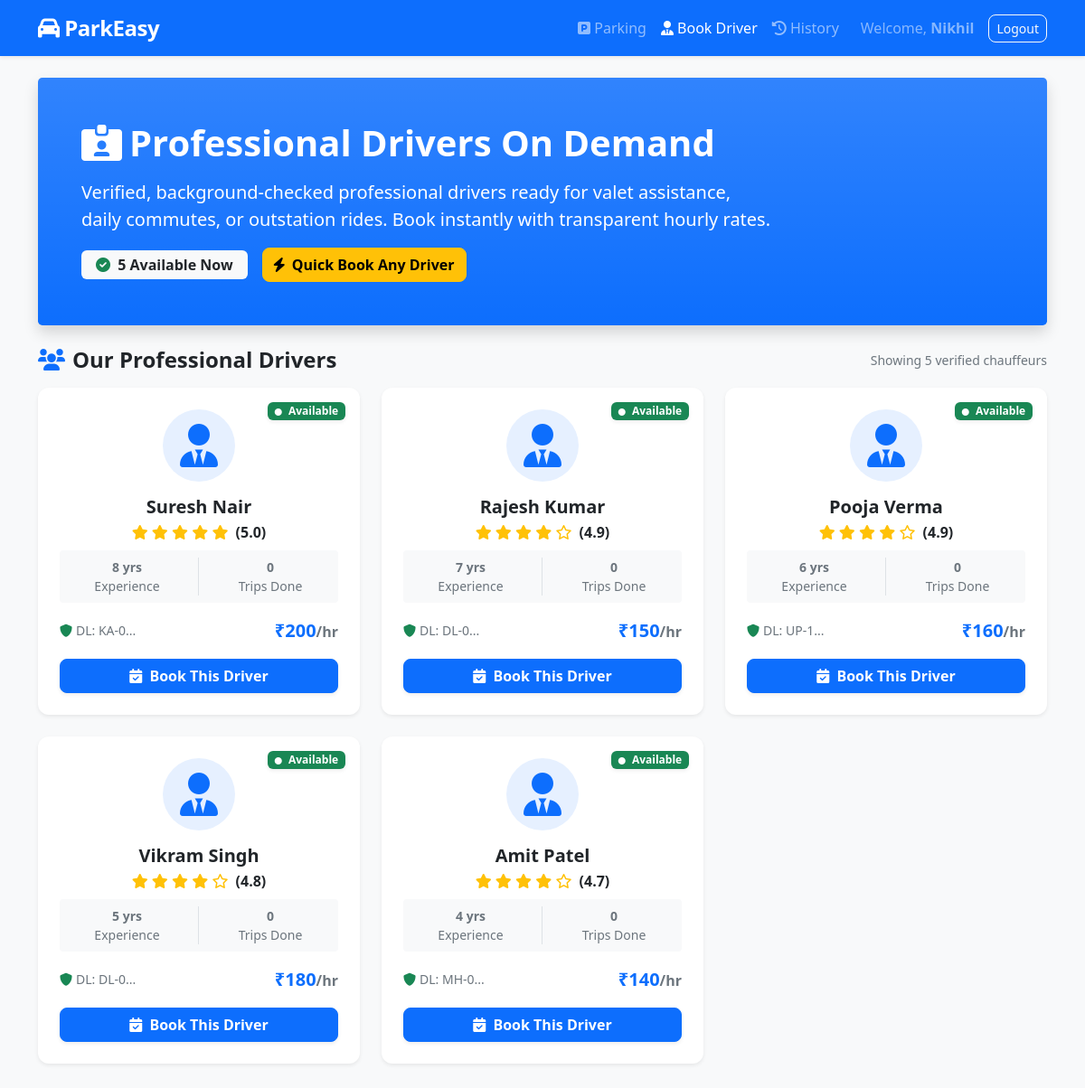
Page /user/drivers (signed in) on the committed database.
### tables this page shows
CREATE TABLE drivers (
                   id INTEGER PRIMARY KEY AUTOINCREMENT,
                   name TEXT NOT NULL,
                   phone TEXT UNIQUE NOT NULL,
                   license_number TEXT UNIQUE NOT NULL,
                   experience_years INTEGER NOT NULL DEFAULT 1,
                   rating REAL NOT NULL DEFAULT 4.8,
                   hourly_rate REAL NOT NULL DEFAULT 150.0,
                   status TEXT CHECK(status IN ('available', 'busy', 'inactive')) NOT NULL DEFAULT 'available',
                   created_at TIMESTAMP DEFAULT CURRENT_TIMESTAMP
    );

### controllers/user_controller.py (the view)
@app.route('/user/drivers')
def user_drivers():
    if 'user_id' not in session or session.get('role') != 'user':
        return redirect(url_for('login'))
    conn = get_db_connection()
    drivers = conn.execute('''
        SELECT d.*,
               (SELECT COUNT(*) FROM driver_bookings WHERE driver_id = d.id AND status = 'completed') as total_trips
        FROM drivers d
        WHERE d.status != 'inactive'
        ORDER BY (d.status = 'available') DESC, d.rating DESC
    ''').fetchall()
    available_count = conn.execute("SELECT COUNT(*) as count FROM drivers WHERE status = 'available'").fetchone()['count']
    conn.close()
    return render_template('user_drivers.html', drivers=drivers, available_count=available_count)

### app.py (called while the page is built)
def get_db_connection():
    conn = sqlite3.connect(DATABASE)
    conn.row_factory = sqlite3.Row
    conn.execute("PRAGMA foreign_keys = ON;")
    return conn

### templates/user_drivers.html (shortened to what this page needs)
<!DOCTYPE html>
<html lang="en">
<head>
    <link href="https://cdn.jsdelivr.net/npm/bootstrap@5.1.3/dist/css/bootstrap.min.css" rel="stylesheet">
    <link href="https://cdnjs.cloudflare.com/ajax/libs/font-awesome/6.0.0/css/all.min.css" rel="stylesheet">
    <link href="{{ url_for('static', filename='css/style.css') }}" rel="stylesheet">
</head>
<body>
    <nav class="navbar navbar-expand-lg navbar-dark bg-primary shadow-sm">
        <div class="container">
            <a class="navbar-brand" href="{{ url_for('user_dashboard') }}">
                <i class="fas fa-car"></i> ParkEasy
            </a>
            <div class="navbar-nav ms-auto align-items-center">
                <a class="nav-link" href="{{ url_for('user_dashboard') }}">
                    <i class="fas fa-parking"></i> Parking
                </a>
                <a class="nav-link active" href="{{ url_for('user_drivers') }}">
                    <i class="fas fa-user-tie"></i> Book Driver
                </a>
                <a class="nav-link" href="{{ url_for('user_history') }}">
                    <i class="fas fa-history"></i> History
                </a>
                <span class="navbar-text ms-3 me-3 text-white-50">Welcome, <strong>{{ session.username }}</strong></span>
                <a class="btn btn-outline-light btn-sm" href="{{ url_for('logout') }}">Logout</a>
            </div>
        </div>
    </nav>
    <div class="container mt-4 mb-5">
        <div class="p-4 p-md-5 mb-4 rounded-3 text-white bg-primary bg-gradient shadow">
            <div class="col-md-9 px-0">
                <h1 class="display-6 fw-bold"><i class="fas fa-id-card-alt me-2"></i>Professional Drivers On Demand</h1>
                <p class="lead my-3">
                    Verified, background-checked professional drivers ready for valet assistance, daily commutes, or outstation rides. Book instantly with transparent hourly rates.
                </p>
                <div class="d-flex align-items-center gap-3">
                    <span class="badge bg-light text-dark fs-6 py-2 px-3">
                        <i class="fas fa-check-circle text-success me-1"></i> {{ available_count }} Available Now
                    </span>
                    <button class="btn btn-warning fw-bold" data-bs-toggle="modal" data-bs-target="#quickBookModal">
                        <i class="fas fa-bolt me-1"></i> Quick Book Any Driver
                    </button>
                </div>
            </div>
        </div>
        <div class="d-flex justify-content-between align-items-center mb-3">
            <h4 class="mb-0 text-dark fw-bold"><i class="fas fa-users text-primary me-2"></i>Our Professional Drivers</h4>
            <span class="text-muted small">Showing {{ drivers|length }} verified chauffeurs</span>
        </div>
        {% if drivers %}
            <div class="row g-4">
                {% for driver in drivers %}
                    <div class="col-md-6 col-lg-4">
                        <div class="card h-100 shadow-sm border-0 position-relative">
                            {% if driver.status == 'available' %}
                                <span class="position-absolute top-0 end-0 m-3 badge bg-success shadow-sm">
                                    <i class="fas fa-circle me-1" style="font-size: 8px;"></i> Available
                                </span>
                            {% else %}
                                <span class="position-absolute top-0 end-0 m-3 badge bg-secondary">
                                    <i class="fas fa-clock me-1"></i> On Duty
                                </span>
                            {% endif %}
                            <div class="card-body p-4 text-center">
                                <div class="mb-3">
                                    <div class="d-inline-flex align-items-center justify-content-center bg-primary bg-opacity-10 text-primary rounded-circle" style="width: 80px; height: 80px;">
                                        <i class="fas fa-user-tie fa-3x"></i>
                                    </div>
                                </div>
                                <h5 class="card-title fw-bold mb-1">{{ driver.name }}</h5>
                                <p class="text-warning mb-2">
                                    {% for i in range(5) %}
                                        {% if i < driver.rating|round(0, 'floor')|int %}
                                            <i class="fas fa-star"></i>
                                        {% else %}
                                            <i class="far fa-star"></i>
                                        {% endif %}
                                    {% endfor %}
                                    <span class="text-dark fw-bold ms-1">({{ driver.rating }})</span>
                                </p>
                                <div class="bg-light rounded p-2 mb-3 small text-muted">
                                    <div class="row">
                                        <div class="col-6 border-end">
                                            <strong>{{ driver.experience_years }} yrs</strong><br>Experience
                                        </div>
                                        <div class="col-6">
                                            <strong>{{ driver.total_trips or 0 }}</strong><br>Trips Done
                                        </div>
                                    </div>
                                </div>
                                <div class="d-flex justify-content-between align-items-center mb-3">
                                    <span class="text-muted small"><i class="fas fa-shield-alt text-success me-1"></i>DL: {{ driver.license_number[:4] }}...</span>
                                    <span class="fs-5 fw-bold text-primary">₹{{ "%.0f"|format(driver.hourly_rate) }}<small class="text-muted fs-6">/hr</small></span>
                                </div>
                                {% if driver.status == 'available' %}
                                    <button class="btn btn-primary w-100 fw-bold shadow-sm"
                                            data-bs-toggle="modal"
                                            data-bs-target="#bookDriverModal{{ driver.id }}">
                                        <i class="fas fa-calendar-check me-1"></i> Book This Driver
                                    </button>
                                {% else %}
                                    <button class="btn btn-secondary w-100 disabled" disabled>
                                        Currently Busy
                                    </button>
                                {% endif %}
                            </div>
                        </div>
                    </div>
                {% endfor %}
            </div>
        {% else %}
            <div class="text-center py-5 bg-white rounded shadow-sm">
                <i class="fas fa-user-slash fa-4x text-muted mb-3"></i>
                <h4 class="text-muted">No Drivers Available</h4>
                <p class="text-muted">All our drivers are currently on duty. Please check back shortly.</p>
            </div>
        {% endif %}
    </div>
</body>
</html>

### static/css/style.css (style rules this page uses)
nav .navbar-brand { font-size: 1.5rem; font-weight: 700; letter-spacing: -0.5px; }
body { background-color: #f8f9fa; color: #212529; font-size: 1rem; font-weight: 400; line-height: 1.5; margin: 0; }
.card { transition: transform 0.2s ease, box-shadow 0.2s ease; border-radius: 0.75rem; }
.badge { font-weight: 600; border-radius: 0.375rem; }
.btn { border-radius: 0.5rem; }

### rows in the picture
drivers: status "available" (drawn), name "Suresh Nair", rating "5.0", experience_years "8", total_trips "0", license_number "KA-0", hourly_rate "200"
drivers: status "available" (drawn), name "Rajesh Kumar", rating "4.9", experience_years "7", total_trips "0", license_number "DL-0", hourly_rate "150"
drivers: status "available" (drawn), name "Pooja Verma", rating "4.9", experience_years "6", total_trips "0", license_number "UP-1", hourly_rate "160"
drivers: status "available" (drawn), name "Vikram Singh", rating "4.8", experience_years "5", total_trips "0", license_number "DL-0", hourly_rate "180"
drivers: status "available" (drawn), name "Amit Patel", rating "4.7", experience_years "4", total_trips "0", license_number "MH-0", hourly_rate "140"

### other values in the picture
{{ session.username }} "Nikhil"
{{ available_count }} "5"
{{ drivers|length }} "5"
